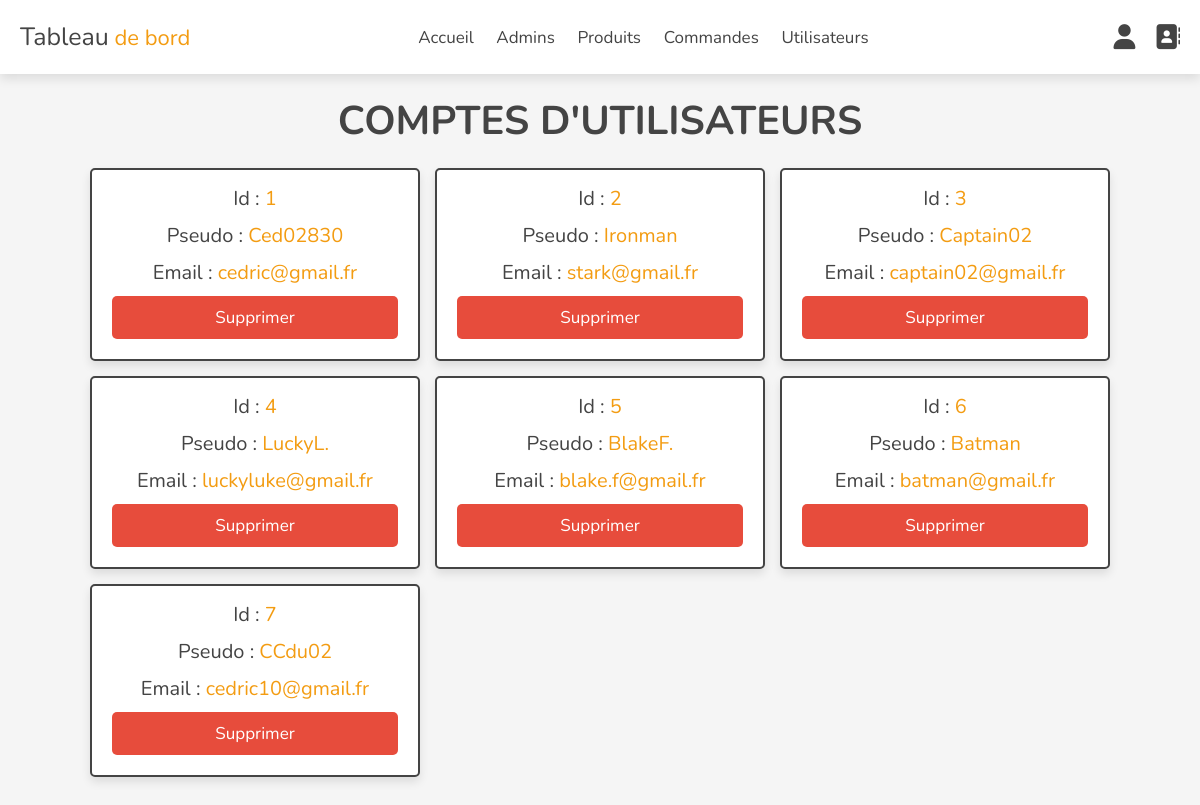
Screenshot of /admin/users_accounts.php (signed in) with the database file from the repository.
### tables this page shows
CREATE TABLE `users` (
  `id` int(100) NOT NULL,
  `pseudo` varchar(20) NOT NULL,
  `email` varchar(50) NOT NULL,
  `password` varchar(50) NOT NULL
);

### admin/users_accounts.php (the view, shortened to what this page needs)
<?php
include '../components/connect.php';
?>
<!DOCTYPE html>
<html lang="en">
<head>
   <link rel="stylesheet" href="https://cdnjs.cloudflare.com/ajax/libs/font-awesome/6.1.1/css/all.min.css">
   <link rel="stylesheet" href="assets/css/admin_style.css">
</head>
<body>
   <?php include '../components/admin_header.php'; ?>
   <section class="accounts">
      <h1 class="heading">Comptes d'utilisateurs</h1>
      <div class="box-container">
         <?php
         $select_accounts = $conn->prepare("SELECT * FROM `users`");
         $select_accounts->execute();
         if ($select_accounts->rowCount() > 0) {
            while ($fetch_accounts = $select_accounts->fetch(PDO::FETCH_ASSOC)) {
         ?>
               <div class="box">
                  <p> Id : <span><?= $fetch_accounts['id']; ?></span> </p>
                  <p> Pseudo : <span><?= $fetch_accounts['pseudo']; ?></span> </p>
                  <p> Email : <span><?= $fetch_accounts['email']; ?></span> </p>
                  <a href="users_accounts.php?delete=<?= $fetch_accounts['id']; ?>"
                     onclick="return confirm('Supprimer ce compte ? Toutes les informations concernant cet utilisateur seront aussi supprimées !')"
                     class="delete-btn">Supprimer
                  </a>
               </div>
         <?php
            }
         } else {
            echo '<p class="empty">Aucun utilisateur inscrit !</p>';
         }
         ?>
      </div>
   </section>
</body>
</html>

### admin/assets/css/admin_style.css (style rules this page uses)
:root { --main-color:#2980b9; --orange:#f39c12; --red:#e74c3c; --black:#444; --white:#fff; --light-color:#777; --light-bg:#f5f5f5; --border:.2rem solid var(--black); --box-shadow:0 .5rem 1rem rgba(0,0,0,.1); }
* { font-family: 'Nunito', sans-serif; margin:0; padding:0; box-sizing: border-box; outline: none; border:none; text-decoration: none; }
html { font-size: 62.5%; overflow-x: hidden; }
body { background-color: var(--light-bg); padding-bottom: 10rem; }
section { padding:2rem; max-width: 1200px; margin:0 auto; }
.heading { font-size: 4rem; color:var(--black); margin-bottom: 2rem; text-align: center; text-transform: uppercase; }
.btn, .delete-btn, .option-btn { display: block; width: 100%; margin-top: 1rem; border-radius: .5rem; padding:1rem 3rem; font-size: 1.7rem; color:var(--white); cursor: pointer; text-align: center; }
.delete-btn { background-color: var(--red); }
.accounts .box-container { display: grid; grid-template-columns: repeat(auto-fit, 33rem); gap:1.5rem; align-items: flex-start; justify-content: center; }
.accounts .box-container .box { padding:2rem; padding-top: .5rem; border-radius: .5rem; text-align: center; border:var(--border); background-color: var(--white); box-shadow: var(--box-shadow); }
.accounts .box-container .box p { font-size: 2rem; color:var(--black); margin: 1rem 0; }
.accounts .box-container .box p span { color:var(--orange); }

### rows the page displays
users: id "1", pseudo "Ced02830", email "cedric@gmail.fr"
users: id "2", pseudo "Ironman", email "stark@gmail.fr"
users: id "3", pseudo "Captain02", email "captain02@gmail.fr"
users: id "4", pseudo "LuckyL.", email "luckyluke@gmail.fr"
users: id "5", pseudo "BlakeF.", email "blake.f@gmail.fr"
users: id "6", pseudo "Batman", email "batman@gmail.fr"
users: id "7", pseudo "CCdu02", email "cedric10@gmail.fr"
